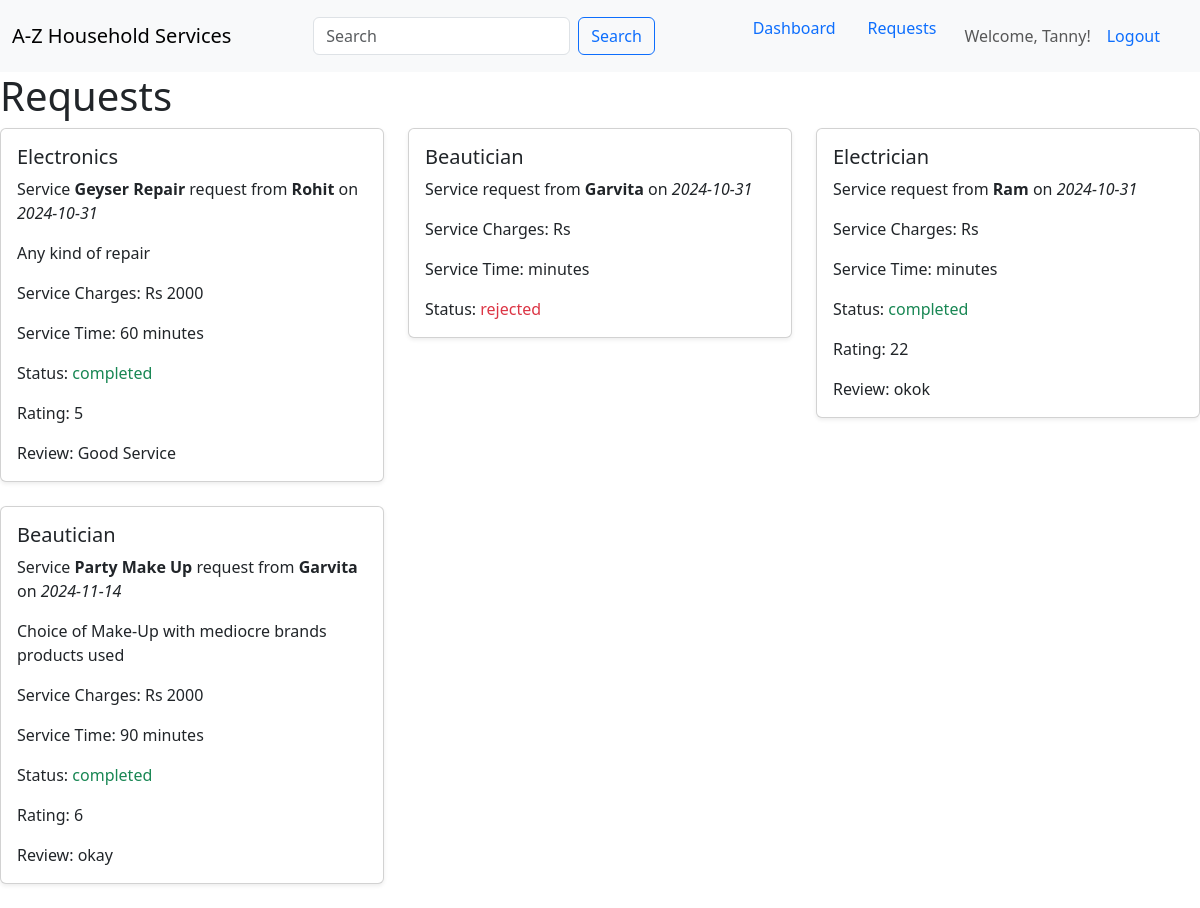
/view_requests (signed in), run on the app's committed database.
### application/models.py (models this page shows, shortened)
class ServiceRequest(db.Model):
    id = db.Column(db.Integer, primary_key=True, autoincrement=True)
    user_id = db.Column(db.Integer, db.ForeignKey('user.id'), nullable=False)
    service_id = db.Column(db.Integer, db.ForeignKey('service.id'), nullable=False)
    professional_id = db.Column(db.Integer, db.ForeignKey('professional.id'), nullable=False)
    service_date = db.Column(db.Date, nullable=False)
    status = db.Column(db.String(20), nullable=False)
    rating = db.Column(db.Integer, nullable=True)
    review = db.Column(db.String(255), nullable=True)

class Service(db.Model):
    id = db.Column(db.Integer, primary_key=True, autoincrement=True)
    name = db.Column(db.String(50), nullable=False)
    description = db.Column(db.String(200), nullable=False)
    charges = db.Column(db.Integer, nullable=False)
    service_time = db.Column(db.Integer, nullable=False)
    profession_id = db.Column(db.Integer, db.ForeignKey('profession.id'), nullable=False)

class User(db.Model):
    id = db.Column(db.Integer, primary_key=True, autoincrement=True)
    name = db.Column(db.String(50))
    gender = db.Column(db.String(10))
    contact_no = db.Column(db.Integer, unique=True)
    address = db.Column(db.String(255))
    pincode = db.Column(db.Integer)
    email = db.Column(db.String(50), unique=True, nullable=False)
    password = db.Column(db.String(12), nullable=False)
    pfp_url = db.Column(db.String(100))
    is_blocked = db.Column(db.Boolean, default=False)
    roles = db.relationship('Role', secondary='user_role', backref=db.backref('user', lazy='select'))

### application/routes.py (the view, shortened to what this page needs)
@app.route('/view_requests', methods=['GET'])
def view_requests():
    user = User.query.filter_by(email=session['email']).first()
    if user.roles[0].role == 'customer':
        service_requests = ServiceRequest.query.filter_by(user_id=user.id).all()
        requests = []
        for request in service_requests:
            professional = User.query.filter_by(id=request.professional_id).first()
            professional_details = Professional.query.filter_by(user_id=professional.id).first()
            professional.profession = Profession.query.filter_by(id=professional_details.profession_id).first().name
            service = Service.query.filter_by(id=request.service_id).first()
            request.professional = professional
            request.service = service
            request.professional_experience = professional_details.experience
            requests.append(request)
        return render_template('view_requests.html', service_requests=requests)

### template/view_requests.html (shortened to what this page needs)
{% extends 'nav_link.html' %}
{% block content %}
<div>
    <h1>Requests</h1>
    {% if session['role'] == 'professional' %}
    <div class="row">
        {% for request in service_requests %}
        <div class="col-md-4">
            <div class="card mb-4 shadow-sm">
                <div class="card-body">
                    <h5 class="card-title">{{ request.customer.name }}</h5>
                    <p class="card-text">Service <strong>{{request.service.name}} </strong> requested on <em>{{ request.service_date }}</em></p>
                    <p class="card-text">{{ request.service.description }}</p>
                    <p class="card-text">Service Charges: Rs {{ request.service.charges }}</p>
                    <p class="card-text">Service Time: {{ request.service.service_time }} minutes</p>
                    {% if request.status == 'pending' %}
                    <div class="d-flex justify-content-between align-items-center">
                        <div class="btn-group">
                            <a href="{{ url_for('accept_request', id=request.id) }}" class="btn btn-sm btn-outline-success">Accept</a>
                            <a href="{{ url_for('reject_request', id=request.id) }}" class="btn btn-sm btn-outline-danger">Reject</a>
                        </div>
                    </div>
                    {% elif request.status == 'accepted' %}
                    <div class="d-flex justify-content-between align-items-center">
                        <div class="btn-group">
                            <a href="{{ url_for('complete_request', id=request.id) }}" class="btn btn-sm btn-outline-success">Complete</a>
                        </div>
                    </div>
                    {% elif request.status=='completed' %}
                        {% if request.rating %}
                        <p class="card-text">Rating: {{ request.rating }}</p>
                        <p class="card-text">Review: {{ request.review }}</p>
                        {% endif %}
                    {% else %}
                    <p class="card-text">Status: {{ request.status }}</p>
                    {% endif %}
                </div>
            </div>
        </div>
        {% endfor %}
    </div>
    {% else %}
    <div class="row">
        {% for request in service_requests %}
        <div class="col-md-4">
            <div class="card mb-4 shadow-sm">
                <div class="card-body">
                    <h5 class="card-title">{{ request.professional.profession }}</h5>
                    <p class="card-text">Service <strong>{{request.service.name}} </strong> request from <strong>{{request.professional.name}}</strong> on <em>{{ request.service_date }}</em> </p>
                    <p class="card-text">{{ request.service.description }}</p>
                    <p class="card-text">Service Charges: Rs {{ request.service.charges }}</p>
                    <p class="card-text">Service Time: {{ request.service.service_time }} minutes</p>
                    <p class="card-text">Status:
                        <span class="card-text
                            {% if request.status == 'pending' %}
                            text-warning
                            {% elif request.status == 'accepted' %}
                            text-primary
                            {% elif request.status == 'rejected' %}
                            text-danger
                            {% elif request.status == 'completed' %}
                            text-success
                            {% endif %}">{{ request.status }}
                        </span>
                    </p>
                    {% if request.status == 'completed' %}
                        {% if request.rating %}
                        <p class="card-text">Rating: {{ request.rating }}</p>
                        <p class="card-text">Review: {{ request.review }}</p>
                        {% endif %}
                    {% endif %}
                </div>
            </div>
        </div>
        {% endfor %}
    </div>
    {% endif %}
</div>
{% endblock content %}

### data on the page
ServiceRequest: professional.profession "Electronics", service.name "Geyser Repair", professional.name "Rohit", service_date "2024-10-31", service.description "Any kind of repair", service.charges "2000", service.service_time "60", status "completed", rating "5", review "Good Service"
ServiceRequest: professional.profession "Beautician", professional.name "Garvita", service_date "2024-10-31", status "rejected"
ServiceRequest: professional.profession "Electrician", professional.name "Ram", service_date "2024-10-31", status "completed", rating "22", review "okok"
ServiceRequest: professional.profession "Beautician", service.name "Party Make Up", professional.name "Garvita", service_date "2024-11-14", service.description "Choice of Make-Up with mediocre brands products used", service.charges "2000", service.service_time "90", status "completed", rating "6", review "okay"

### other printed values
{{ session['name'] }} "Tanny"
